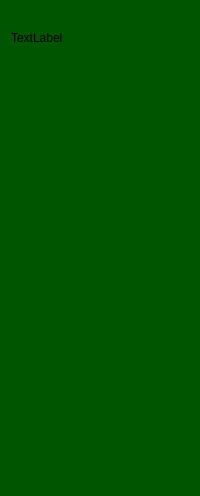
     <widget class="QWidget" name="widget_4" native="true">
      <property name="styleSheet">
       <string notr="true">QWidget{
background-color: rgb(0, 85, 0);
border-top-right-radius:20px;
}
QPushButton{
color: white;

height: 30px;
border:none;
border-radius: 10px;
border-bottom-radius: 10px;

}
QPushButton:checked{
color: rgb(0, 85, 0);
background-color: white;

}
</string>
      </property>
      <layout class="QVBoxLayout" name="verticalLayout_4">
       <item>
        <layout class="QVBoxLayout" name="verticalLayout">
         <item>
          <widget class="QLabel" name="label_3">
           <property name="maximumSize">
            <size>
             <width>55</width>
             <height>55</height>
            </size>
           </property>
           <property name="text">
            <string/>
           </property>
           <property name="pixmap">
            <pixmap resource="resourses.qrc">:/res/kisspng-user-profile-2018-in-sight-user-conference-expo-5b554c0968c377.0307553315323166814291-fotor-bg-remover-20241102121640.png</pixmap>
           </property>
           <property name="scaledContents">
            <bool>true</bool>
           </property>
          </widget>
         </item>
         <item>
          <widget class="QLabel" name="label_2">
           <property name="text">
            <string>TextLabel</string>
           </property>
          </widget>
         </item>
        </layout>
       </item>
       <item>
        <layout class="QVBoxLayout" name="verticalLayout_7">
         <property name="spacing">
          <number>15</number>
         </property>
         <item>
          <widget class="QPushButton" name="pushButton_acc1_us">
           <property name="text">
            <string/>
           </property>
           <property name="icon">
            <iconset resource="resourses.qrc">
             <normaloff>:/res/add_24dp_FFFFFF_FILL0_wght400_GRAD0_opsz24.png</normaloff>
             <normalon>:/res/add_24dp_005500_FILL0_wght400_GRAD0_opsz24.png</normalon>:/res/add_24dp_FFFFFF_FILL0_wght400_GRAD0_opsz24.png</iconset>
           </property>
           <property name="checkable">
            <bool>true</bool>
           </property>
           <property name="autoExclusive">
            <bool>true</bool>
           </property>
          </widget>
         </item>
         <item>
          <widget class="QPushButton" name="pushButton_education1us">
           <property name="text">
            <string/>
           </property>
           <property name="icon">
            <iconset resource="resourses.qrc">
             <normaloff>:/res/school_24dp_FFFFFF_FILL0_wght400_GRAD0_opsz24.png</normaloff>
             <normalon>:/res/school_24dp_005500_FILL0_wght400_GRAD0_opsz24.png</normalon>:/res/school_24dp_FFFFFF_FILL0_wght400_GRAD0_opsz24.png</iconset>
           </property>
           <property name="checkable">
            <bool>true</bool>
           </property>
           <property name="autoExclusive">
            <bool>true</bool>
           </property>
          </widget>
         </item>
         <item>
          <widget class="QPushButton" name="pushButton_orde1_2">
           <property name="text">
            <string/>
           </property>
           <property name="icon">
            <iconset resource="resourses.qrc">
             <normaloff>:/res/summarize_24dp_FFFFFF_FILL0_wght400_GRAD0_opsz24.png</normaloff>
             <normalon>:/res/summarize_24dp_005500_FILL0_wght400_GRAD0_opsz24.png</normalon>:/res/summarize_24dp_FFFFFF_FILL0_wght400_GRAD0_opsz24.png</iconset>
           </property>
           <property name="checkable">
            <bool>true</bool>
           </property>
           <property name="autoExclusive">
            <bool>true</bool>
           </property>
          </widget>
         </item>
        </layout>
       </item>
       <item>
        <spacer name="verticalSpacer">
         <property name="orientation">
          <enum>Qt::Vertical</enum>
         </property>
         <property name="sizeHint" stdset="0">
          <size>
           <width>20</width>
           <height>278</height>
          </size>
         </property>
        </spacer>
       </item>
       <item>
        <widget class="QPushButton" name="pushButton_logout1">
         <property name="text">
          <string/>
         </property>
         <property name="icon">
          <iconset resource="resourses.qrc">
           <normaloff>:/res/logout_24dp_FFFFFF_FILL0_wght400_GRAD0_opsz24.png</normaloff>
           <normalon>:/res/logout_24dp_005500_FILL0_wght400_GRAD0_opsz24.png</normalon>:/res/logout_24dp_FFFFFF_FILL0_wght400_GRAD0_opsz24.png</iconset>
         </property>
         <property name="checkable">
          <bool>true</bool>
         </property>
         <property name="autoExclusive">
          <bool>true</bool>
         </property>
        </widget>
       </item>
      </layout>
     </widget>
